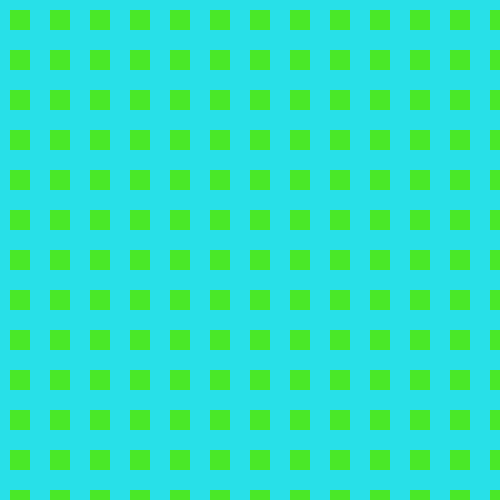
Frame 1 (no input)
Frame 60 (the mouse pressed at the canvas centre just before this capture): identical to frame 1, image omitted
Frame 120 (the mouse held since frame 60 and released just before this capture): identical to frame 1, image omitted

The Processing sketch that drew this single still picture (run headless with seeded random() and noise(); from frame 60 on, the mouse is pressed at the canvas centre):

// Processing sketch: processing_149589
// ── processing_149589.pde

void setup () {
size (500,500);
background (40,224,232);
noStroke();
}

void draw () {
  for (int i = 0; i < width ; i = i + 40) {
    for (int j = 0 ; j < height ; j = j + 40) {
      fill (74,232,40);
        rect(i+10,j+10,20,20);
     }
  }
  
}
